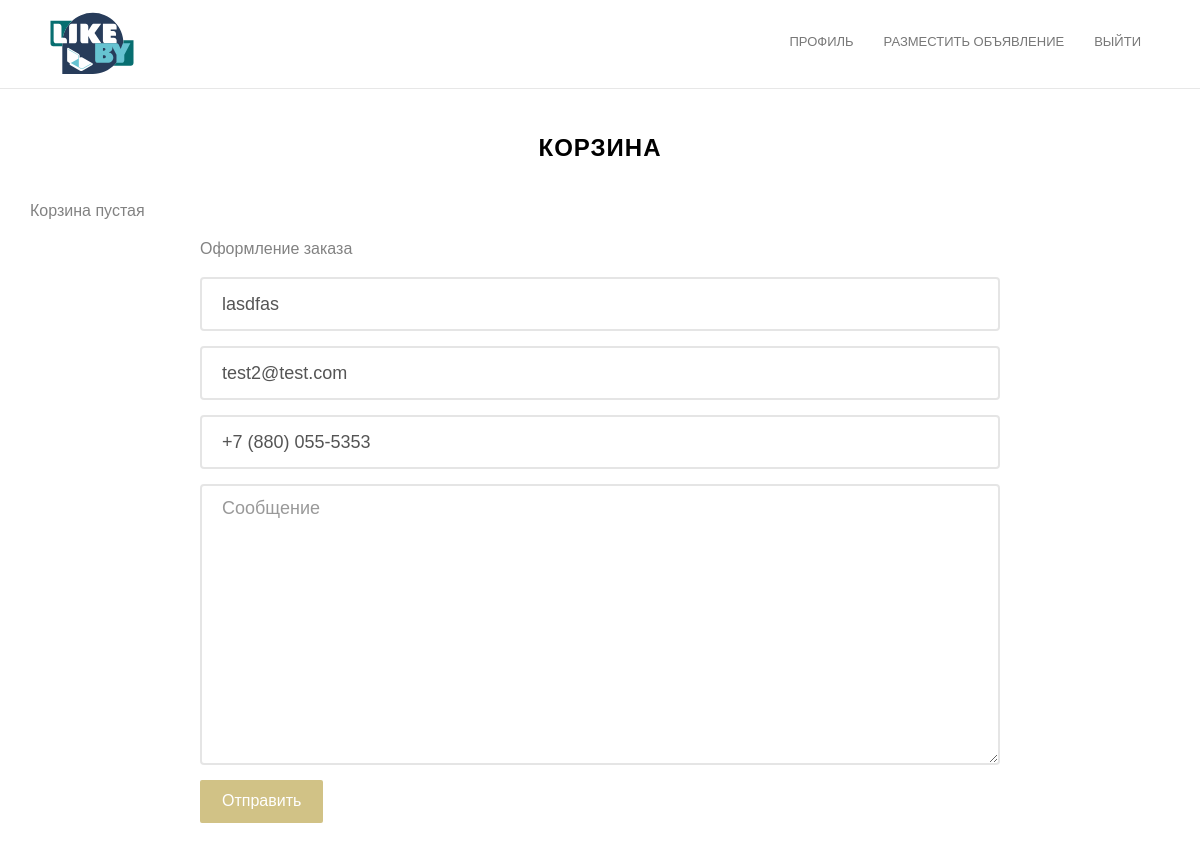
The app's page /cart (signed in) with its own data.
### main_app/main_app/models.py (models this page shows, shortened)
class User(AbstractUser):
    role = models.IntegerField('role', null=True)
    login = models.CharField('login', max_length=20)
    email = models.EmailField('email', max_length=40)
    pwd = models.CharField('pwd', max_length=20)
    phone = models.CharField('phone', max_length=11)
    name = models.CharField('name', max_length=60)
    city = models.CharField('city', null=True, blank=True, max_length=20)
    class Meta:
        verbose_name = 'Пользователь'
        verbose_name_plural = 'Пользователи'

### main_app/main_app/views.py (the view, shortened to what this page needs)
# urls.py: path(r'cart', views.cart, name='cart'),
def cart(request):
    count = 0
    total = 0
    items = list()
    cart_items = list()
    if 'cart' not in request.session:
        request.session['cart'] = list()
    if request.user.is_authenticated:
        user = User.objects.get(id=request.user.id)
    image_all = Image.objects.all()
    template = loader.get_template('../templates/main_app/cart.html')
    return HttpResponse(template.render(locals()))

### templates/main_app/cart.html (shortened to what this page needs)
{% extends 'main_app/base.html' %}
{% block content %}
    <div id="fh5co-product">
        <div class="container">
            <div class="row animate-box">
                <div class="col-md-8 col-md-offset-2 text-center fh5co-heading fh5co-heading-cart ">
                    <h2>Корзина</h2>
                </div>
            </div>
            {% if not cart_items %}
                <div>
                    <p>Корзина пустая</p>
                </div>
            {% endif %}
        </div>
        <div class="col-md-8 col-md-offset-2  animate-box">
            <div class="row">
                <h3>Оформление заказа</h3>
                <form action="#">
                    <div class="row form-group">
                        <div class="col-md-12">
                            <input type="text" id="fname" class="form-control" placeholder="ФИО" value="{{ user.name }}">
                        </div>
                    </div>
                    <div class="row form-group">
                        <div class="col-md-12">
                            <input type="text" id="email" class="form-control" placeholder="Email" value="{{ user.email }}">
                        </div>
                    </div>
                    <div class="row form-group">
                        <div class="col-md-12">
                            <input type="text" id="phone" class="form-control" placeholder="Телефон" value="{{ user.phone }}">
                        </div>
                    </div>
                    <div class="row form-group">
                        <div class="col-md-12">
                            <textarea name="message" id="message" cols="30" rows="10" class="form-control"
                                      placeholder="Сообщение"></textarea>
                        </div>
                    </div>
                    <div class="form-group">
                        <a href="{% url 'make_order' %}"><input type="submit" value="Отправить" class="btn btn-primary"></a>
                    </div>
                </form>
            </div>
        </div>
    </div>
{% endblock %}

### static/main_app/css/style.css (style rules this page uses)
body { font-family: Arial, "Helvetica Neue", Helvetica, sans-serif; font-weight: 300; font-size: 16px; line-height: 1.7; color: #828282; background: #fff; }
a { color: #66c3d1; -webkit-transition: 0.5s; -o-transition: 0.5s; transition: 0.5s; }
p { margin-bottom: 20px; }
h1, h2, h3, h4, h5, h6, figure { color: #000; font-family: "Montserrat", Arial, sans-serif; font-weight: 400; margin: 0 0 20px 0; }
#fh5co-product { margin-top: 7em; }
#fh5co-services, #fh5co-started, #fh5co-testimonial, #fh5co-started, #fh5co-product, #fh5co-about, #fh5co-contact, #fh5co-footer { padding: 18px 0 0 0; clear: both; }
.fh5co-heading { margin-bottom: 5em; }
.fh5co-heading h2 { font-size: 24px; margin-bottom: 20px; line-height: 1.5; font-weight: bold; text-transform: uppercase; letter-spacing: 1px; color: #000; }
.btn { margin-right: 4px; margin-bottom: 4px; font-family: "Montserrat", Arial, sans-serif; font-size: 16px; font-weight: 400; -webkit-border-radius: 2px; -moz-border-radius: 2px; -ms-border-radius: 2px; border-radius: 2px; -webkit-transition: 0.5s; -o-transition: 0.5s; transition: 0.5s; padding: 8px 20px; }
.btn-primary { background: #d1c286; color: #fff; border: 2px solid #d1c286; }
.form-control { box-shadow: none; background: transparent; border: 2px solid rgba(0, 0, 0, 0.1); height: 54px; font-size: 18px; font-weight: 300; }
.js .animate-box { opacity: 0; }
.fh5co-heading-cart { margin-bottom: 1em; }
.project-text h2,h3,p { font-family: Arial, "Helvetica Neue", Helvetica, sans-serif; font-weight: 300; font-size: 16px; line-height: 1.1; color: #828282; }

### records on screen
User: name "lasdfas", email "test2@test.com", phone "+7 (880) 055-5353"
